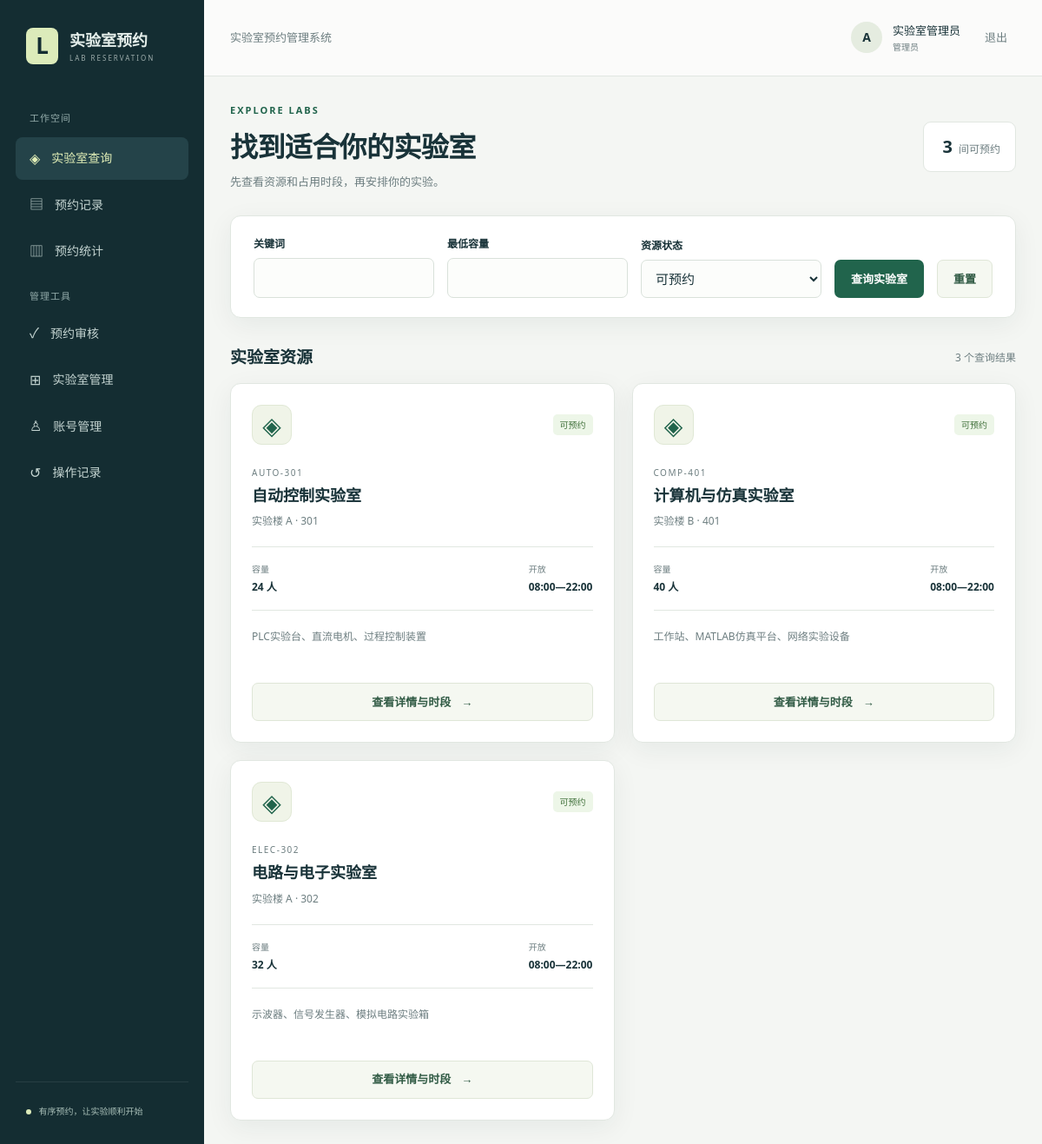
The page /labs/ (signed in) on the database its author committed.
### src/labapp/models.py (models this page shows, shortened)
class Lab(models.Model):  # 保存一间可整体预约的实验室。
    code = models.CharField('编码', max_length=32, unique=True)  # 用唯一编码识别资源。
    name = models.CharField('名称', max_length=100)  # 保存用户可读名称。
    location = models.CharField('位置', max_length=150)  # 保存楼栋与房间。
    capacity = models.PositiveIntegerField('容量')  # 限制单次预约人数。
    equipment = models.TextField('设备', blank=True)  # 保存设备说明。
    description = models.TextField('说明', blank=True)  # 保存其他使用说明。
    open_time = models.TimeField('开放时间', default=time(8))  # 默认早上八点开放。
    close_time = models.TimeField('关闭时间', default=time(22))  # 默认晚上十点关闭。
    is_active = models.BooleanField('可预约', default=True)  # 停用后保留历史资料。
    updated_at = models.DateTimeField(auto_now=True)  # 记录最后更新时间。
    class Meta:  # 定义排序和数据库基本约束。
        ordering = ['code']  # 稳定展示资源顺序。
        constraints = [models.CheckConstraint(condition=Q(capacity__gte=1), name='lab_positive_capacity'), models.CheckConstraint(condition=Q(close_time__gt=F('open_time')), name='lab_valid_hours')]  # 在数据库防止无效容量和开放时间。

### src/labapp/views.py (the view)
# urls.py: path('', RedirectView.as_view(pattern_name='labs', permanent=False)),  # 根路径跳转查询页。
@login_required  # 实验室系统要求登录访问。
def labs(request):  # 查询可预约资源。
    form = LabFilterForm(request.GET or {'active': 'active'})  # 绑定经过验证的筛选条件。
    query = Lab.objects.all()  # 初始资源查询。
    if form.is_valid():  # 只使用成功解析的值。
        data = form.cleaned_data  # 获取规范化输入。
        if data['q']:  # 根据关键词筛选。
            query = query.filter(Q(code__icontains=data['q']) | Q(name__icontains=data['q']) | Q(location__icontains=data['q']))  # 查询编码、名称和位置。
        if data['min_capacity']:  # 容量条件可以省略。
            query = query.filter(capacity__gte=data['min_capacity'])  # 限制最低容量。
        state = data['active'] or 'active'  # 缺省仍只显示可用资源。
        if state != 'all':  # 全部状态无需额外过滤。
            query = query.filter(is_active=state == 'active')  # 区分可用与停用。
    return render(request, 'labapp/labs.html', {'title': '找到适合你的实验室', 'section': 'labs', 'form': form, 'labs': query, 'lab_count': query.count(), 'available_count': Lab.objects.filter(is_active=True).count()})  # 返回本地页面。

### src/labapp/forms.py
class LabFilterForm(StyledMixin, forms.Form):  # 实验室查询条件。
    q = forms.CharField(label='关键词', required=False, max_length=100)  # 支持名称、编码和位置查询。
    min_capacity = forms.IntegerField(label='最低容量', required=False, min_value=1)  # 解析数字筛选条件。
    active = forms.ChoiceField(label='资源状态', required=False, choices=[('active', '可预约'), ('all', '全部'), ('disabled', '已停用')])  # 默认查看可用资源。

### src/labapp/templates/labapp/labs.html
{% extends 'labapp/base.html' %}
{% block content %}
<div class="page-heading"><div><div class="eyebrow">EXPLORE LABS</div><h1>找到适合你的实验室</h1><p>先查看资源和占用时段，再安排你的实验。</p></div><div class="count-pill"><strong>{{ available_count }}</strong> 间可预约</div></div>
<section class="panel filter-panel"><form method="get" class="filter-grid">{% include 'labapp/_fields.html' %}<button class="button primary" type="submit">查询实验室</button><a class="button secondary" href="{% url 'labs' %}">重置</a></form></section>
<div class="section-line"><h2>实验室资源</h2><span>{{ lab_count }} 个查询结果</span></div>
<div class="lab-grid">
{% for lab in labs %}
<article class="lab-card"><div class="card-top"><span class="lab-symbol">◈</span><span class="badge {% if lab.is_active %}APPROVED{% else %}CANCELLED{% endif %}">{% if lab.is_active %}可预约{% else %}已停用{% endif %}</span></div><div class="resource-code">{{ lab.code }}</div><h2>{{ lab.name }}</h2><p class="muted">{{ lab.location }}</p><div class="lab-facts"><span>容量 <strong>{{ lab.capacity }} 人</strong></span><span>开放 <strong>{{ lab.open_time|time:'H:i' }}—{{ lab.close_time|time:'H:i' }}</strong></span></div><p class="equipment">{{ lab.equipment|default:'设备信息待补充'|truncatechars:75 }}</p><a class="button secondary full" href="{% url 'lab_detail' lab.pk %}">查看详情与时段 <span>→</span></a></article>
{% empty %}<div class="empty-state"><strong>暂时没有符合条件的实验室</strong><p>调整关键词、容量或资源状态后再试。</p></div>{% endfor %}
</div>
{% endblock %}

### src/labapp/templates/labapp/base.html (shortened to what this page needs)
{% load static %}
<!doctype html>
<html lang="zh-CN">
<head>
<link rel="stylesheet" href="{% static 'labapp/style.css' %}">
</head>
<body class="{% if not request.user.is_authenticated %}auth-page{% endif %}">
{% if request.user.is_authenticated %}
<aside class="sidebar">
<a class="brand" href="{% url 'labs' %}"><span class="brand-mark">L</span><span>实验室预约<small>LAB RESERVATION</small></span></a>
<div class="nav-caption">工作空间</div>
<nav aria-label="主要功能">
<a class="{% if section == 'labs' %}selected{% endif %}" href="{% url 'labs' %}">◈ <span>实验室查询</span></a>
<a class="{% if section == 'bookings' %}selected{% endif %}" href="{% url 'bookings' %}">▤ <span>{% if request.user.is_staff %}预约记录{% else %}我的预约{% endif %}</span></a>
<a class="{% if section == 'statistics' %}selected{% endif %}" href="{% url 'statistics' %}">▥ <span>预约统计</span></a>
{% if request.user.is_staff %}
<div class="nav-caption">管理工具</div>
<a href="{% url 'bookings' %}?status=PENDING">✓ <span>预约审核</span></a>
<a class="{% if section == 'manage_labs' %}selected{% endif %}" href="{% url 'manage_labs' %}">⊞ <span>实验室管理</span></a>
<a class="{% if section == 'accounts' %}selected{% endif %}" href="{% url 'accounts' %}">♙ <span>账号管理</span></a>
<a class="{% if section == 'audit' %}selected{% endif %}" href="{% url 'audit' %}">↺ <span>操作记录</span></a>
{% endif %}
</nav>
<div class="sidebar-note"><span class="status-dot"></span> 有序预约，让实验顺利开始</div>
</aside>
{% endif %}
<div class="workspace">
{% if request.user.is_authenticated %}
<header class="topbar"><span>实验室预约管理系统</span><div class="identity"><span class="avatar">{{ request.user.username|first|upper }}</span><span>{{ request.user.first_name|default:request.user.username }}<small>{% if request.user.is_staff %}管理员{% else %}预约申请人{% endif %}</small></span><form action="{% url 'logout' %}" method="post">{% csrf_token %}<button class="text-button" type="submit">退出</button></form></div></header>
{% endif %}
<main class="content">
{% block content %}{% endblock %}
</main>
</div>
</body>
</html>

### rows shown on the page
Lab: is_active "可预约", code "AUTO-301", name "自动控制实验室", location "实验楼 A · 301", capacity "24", open_time "08:00", close_time "22:00", equipment "PLC实验台、直流电机、过程控制装置"
Lab: is_active "可预约", code "COMP-401", name "计算机与仿真实验室", location "实验楼 B · 401", capacity "40", open_time "08:00", close_time "22:00", equipment "工作站、MATLAB仿真平台、网络实验设备"
Lab: is_active "可预约", code "ELEC-302", name "电路与电子实验室", location "实验楼 A · 302", capacity "32", open_time "08:00", close_time "22:00", equipment "示波器、信号发生器、模拟电路实验箱"

### other values the page prints
{{ request.user.username|first|upper }} "A"
{{ request.user.first_name|default:request.user.username }} "实验室管理员"
{{ available_count }} "3"
{{ field.label }} "关键词" "最低容量" "资源状态"
{{ lab_count }} "3"
